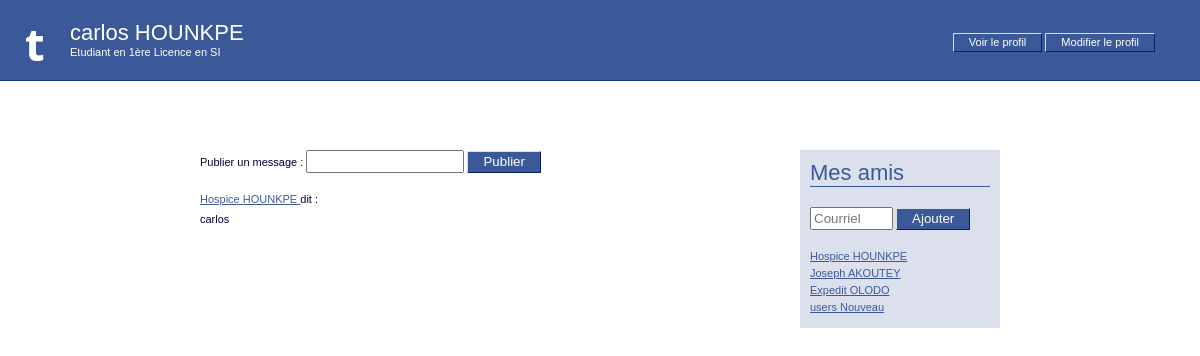
The app's page / (signed in) with its own data.
### mon_site/models.py (models this page shows, shortened)
class Person(models.Model):
    registration_number = models.CharField(max_length=10)
    last_name = models.CharField(max_length=30)
    first_name = models.CharField(max_length=30)
    birth_date = models.DateField()
    email = models.EmailField()
    home_phone_number = models.CharField(max_length=20)
    cellphone_number = models.CharField(max_length=20)
    password = models.CharField(max_length=32)
    friends = models.ManyToManyField('self')
    faculty = models.ForeignKey('Faculty',on_delete=models.CASCADE,default=None, null=True)
    person_type = 'generic'

class Student(Person):
    cursus = models.ForeignKey('Cursus',on_delete=models.CASCADE)
    year = models.IntegerField()
    person_type = 'student'

class Cursus(models.Model):
    title = models.CharField(max_length=30)

class Message(models.Model):
    author = models.ForeignKey('Person',on_delete=models.CASCADE)
    content = models.TextField()
    publication_date = models.DateField()

### mon_site/views.py (the view)
# urls.py: path('', welcome, name='welcome'),
def welcome(request):
    logged_user = get_logged_user_from_request(request)
    if logged_user:
        if 'newMessage' in request.GET and request.GET['newMessage'] != '':
            newMessage = Message(author=logged_user,content=request.GET['newMessage'],publication_date = date.today())
            newMessage.save()
        friendMessages = Message.objects.filter(author__friends=logged_user).order_by('-publication_date')
        return render(request, 'welcome.html', {'logged_user':logged_user,'friendMessages':friendMessages})
    else:
        return redirect('login')

### mon_site/views.py (called while the page is built)
def get_logged_user_from_request(request):
    if 'logged_user_id' in request.session:
        logged_user_id = request.session['logged_user_id']
        if len(Student.objects.filter(id=logged_user_id)) == 1:
            return Student.objects.get(id=logged_user_id)
        elif len(Employee.objects.filter(id=logged_user_id)) == 1:
            return Employee.objects.get(id=logged_user_id)
        else:
            return None
    else:
        return None

### mon_site/templates/welcome.html (shortened to what this page needs)
{% extends "base.html" %}
{% block bodyId %}welcomePage{% endblock %}
{% block headerContent %}
<p id="name">
    {{ logged_user.first_name }} {{ logged_user.last_name }}
</p>
<p id="function">
    {% if logged_user.person_type == 'student' %}
        Etudiant en
        {% if logged_user.year == 1 %}
            {{ logged_user.year }}ère
        {% else %}
            {{ logged_user.year }}ème
        {% endif %}
        {{ logged_user.cursus.title }}
    {% else %}
        {{ logged_user.job.title|capfirst }}
        dans la faculté {{ logged_user.faculty }}
    {% endif %}
</p>
<p id="profileLinks">
    <a href="/showProfile/?userToShow={{ logged_user.id }}" class="buttonLink">Voir le profil</a>
    <a href="/modifyProfile/" class="buttonLink">Modifier le profil</a>
</p>
{% endblock %}
{% block content %}
<section id="messageList">
    <form action="" method="GET" class="inlineForm">
        <label for="newMessageInput">Publier un message :</label>
        <input type="text" name="newMessage" id="newMessageInput" />
        <input type="submit" value="Publier" />
    </form>
    <ul>
        {% for message in friendMessages %}
        <li>
            <p>
                <a href="/showProfile/?userToShow={{ message.author.id }}">{{ message.author.first_name }}
                    {{ message.author.last_name }}
                </a> dit :
            </p>
            <p> {{ message.content }}</p>
        </li>
        {% endfor %}
    </ul>
</section>
<section id="friendList">
    <p class="title">Mes amis</p>
    <form action="/ajax/addFriend/" method="GET" class="inlineForm" id="addFriendForm">
        <input type="email" name="newFriend" id="newFriendInput" placeholder="Courriel" />
        <input type="submit" value="Ajouter">
    </form>
    <ul>
        {% for friend in logged_user.friends.all %}
            <li><a href="/showProfile/?userToShow={{ friend.id }}"> {{ friend.first_name }} {{ friend.last_name }}</a></li>
        {% endfor %}
    </ul>
</section>
{% endblock %}

### mon_site/static/css/stytle.css (style rules this page uses)
body { margin: 0; padding: 0; font-family: 'Lucida Grande', Tahoma, Verdana, Arial, sans-serif; font-size: 11px; color: #000333; }
body#welcomePage header p#name { font-size: 22px; margin: 20px 0 0 70px; }
body#welcomePage header p#function { margin: 0 0 0 70px; }
body#welcomePage header p#profileLinks { position: absolute; right: 45px; top: 25px; }
a.buttonLink { border-style: solid; border-width: 1px; border-color: #d9dfea #0e1f5b #0e1f5b #d9dfea; color: #FFFFFF; padding: 2px 15px 3px 15px; text-align: center; text-decoration: none; }
body#welcomePage section#messageList { position: absolute; width: 600px; }
section#messageList ul { margin: 20px 0 0 0; list-style: none; padding: 0; }
section#messageList ul li { margin-bottom: 10px; }
section#messageList ul li p { margin: 8px 0 0 0; }
body#welcomePage section#friendList { position: absolute; width: 180px; right: 0; padding: 10px; background-color: #DCE0ED; }
section#friendList p.title { font-size: 22px; color: #3b5998; border-bottom: 1px solid #3b5998; margin: 0 0 20px 0; }
section#friendList ul { margin: 20px 0 0 0; list-style: none; padding: 0; }
section#friendList ul li { margin: 0 0 5px 0; }
#friendList form.inlineForm input[type="email"] { display: inline-block; width: 75px; }
#friendList form.inlineForm input[type="submit"] { display: inline-block; }
form.inlineForm label { display: inline; float: none; padding: 0; }
form.inlineForm input[type="text"] { display: inline-block; width: 150px; }
form.inlineForm input[type="submit"] { margin: 0; }
form label { display: block; width: 150px; float: left; text-align: right; padding: 4px 10px 0 0; }
form input[type="email"], form input[type="text"], form input[type="password"] { display: block; width: 250px; padding: 2px; }
form input[type="submit"] { margin: 0 20px 0 160px; border: 1px solid; border-color: #d9dfea #0e1f5b #0e1f5b #d9dfea; background-color: #3b5998; color: #FFFFFF; padding: 2px 15px 3px 15px; text-align: center; }
a { color: #3b5998; }

### records on screen
Person: first_name "carlos", last_name "HOUNKPE"
Student: year "1", cursus "Licence en SI"
Message: author.first_name "Hospice", author.last_name "HOUNKPE", content "carlos"
Person: first_name "Hospice", last_name "HOUNKPE"
Person: first_name "Joseph", last_name "AKOUTEY"
Person: first_name "Expedit", last_name "OLODO"
Person: first_name "users", last_name "Nouveau"
